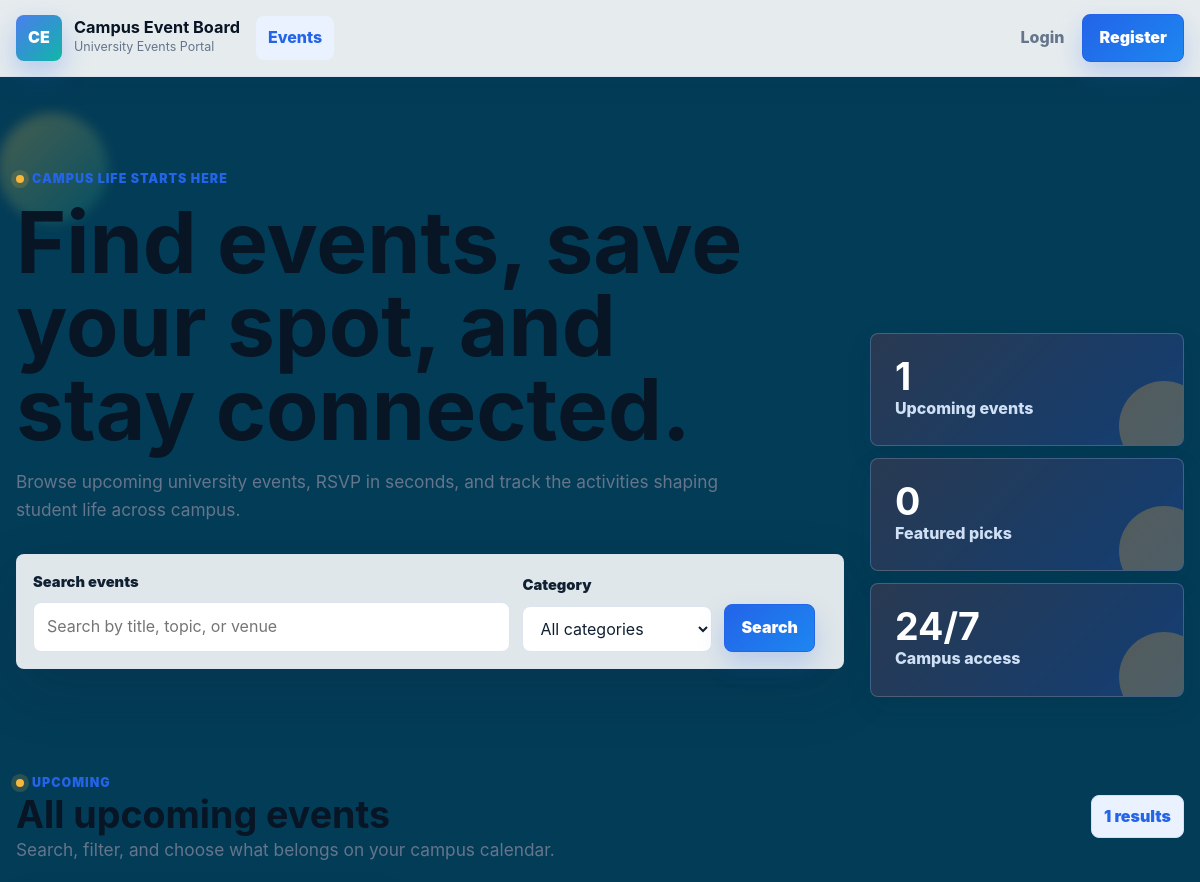
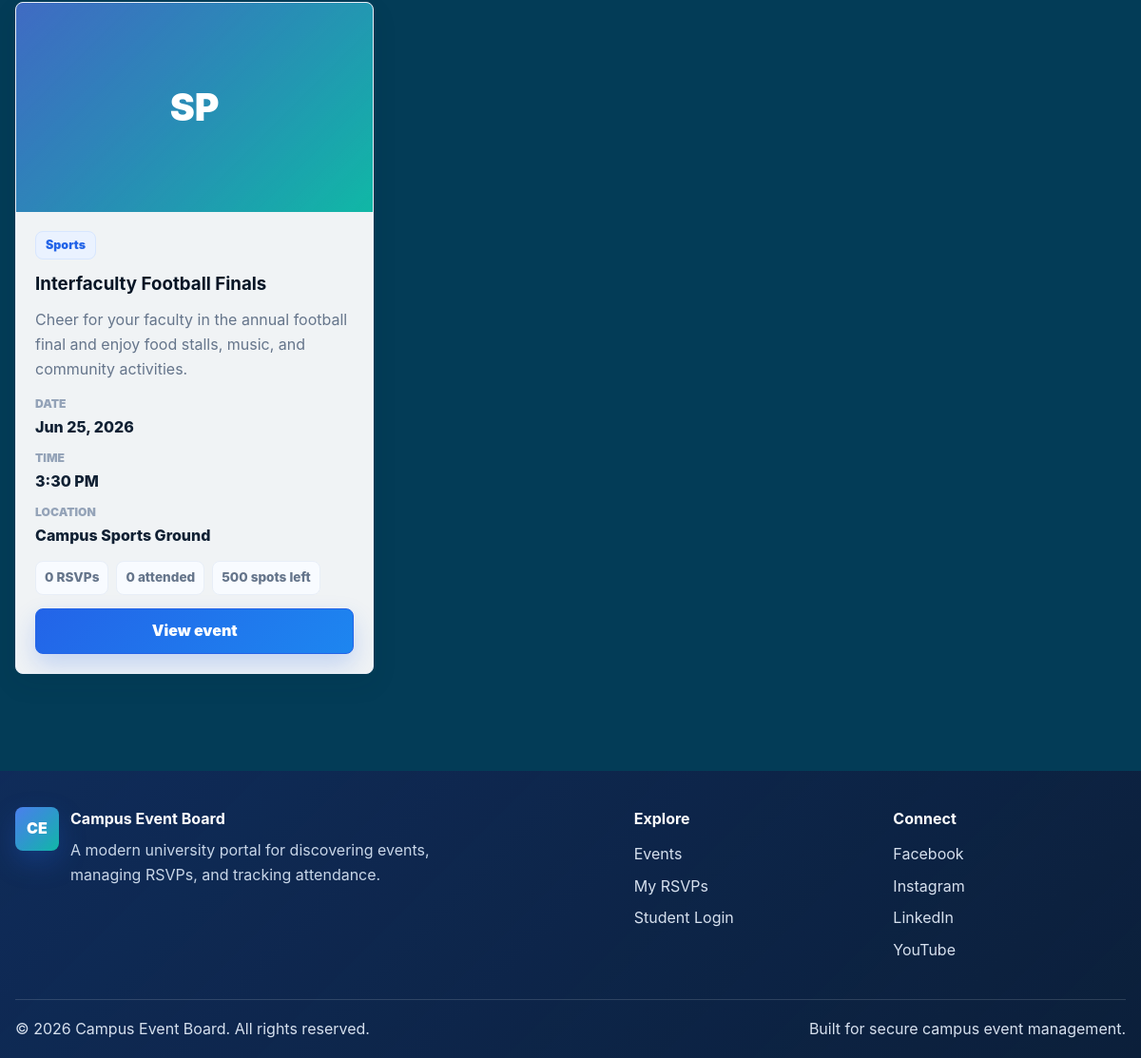
The page / on the database its author committed (2 pictures, top to bottom).
### tables this page shows
CREATE TABLE events (
    id INT UNSIGNED AUTO_INCREMENT PRIMARY KEY,
    title VARCHAR(180) NOT NULL,
    description TEXT NOT NULL,
    category VARCHAR(80) NOT NULL,
    location VARCHAR(160) NOT NULL,
    event_date DATE NOT NULL,
    event_time TIME NOT NULL,
    capacity INT UNSIGNED NOT NULL,
    image VARCHAR(255) DEFAULT NULL,
    is_featured TINYINT(1) NOT NULL DEFAULT 0,
    created_by INT UNSIGNED DEFAULT NULL,
    created_at TIMESTAMP NOT NULL DEFAULT CURRENT_TIMESTAMP,
    updated_at TIMESTAMP NULL DEFAULT NULL ON UPDATE CURRENT_TIMESTAMP,
    CONSTRAINT fk_events_created_by
        FOREIGN KEY (created_by)
        REFERENCES users(id)
        ON DELETE SET NULL
);

### index.php (the view, shortened to what this page needs)
<?php
require_once __DIR__ . '/config/db.php';
$search = trim($_GET['search'] ?? '');
$today = date('Y-m-d');
$featuredStatement = $pdo->prepare(
    'SELECT
        e.*,
        COUNT(DISTINCT CASE WHEN r.status = "going" THEN r.id END) AS rsvp_count,
        COUNT(DISTINCT a.id) AS attendance_count
     FROM events e
     LEFT JOIN rsvps r ON r.event_id = e.id
     LEFT JOIN attendance a ON a.rsvp_id = r.id
     WHERE e.is_featured = 1
        AND e.event_date >= :today
     GROUP BY e.id
     ORDER BY e.event_date ASC, e.event_time ASC
     LIMIT 3'
);
$featuredStatement->execute([
    ':today' => $today,
]);
$featuredEvents = $featuredStatement->fetchAll();
$whereClauses = ['e.event_date >= :today'];
$queryParams = [
    ':today' => $today,
];
$upcomingSql = sprintf(
    'SELECT
        e.*,
        COUNT(DISTINCT CASE WHEN r.status = "going" THEN r.id END) AS rsvp_count,
        COUNT(DISTINCT a.id) AS attendance_count
     FROM events e
     LEFT JOIN rsvps r ON r.event_id = e.id
     LEFT JOIN attendance a ON a.rsvp_id = r.id
     WHERE %s
     GROUP BY e.id
     ORDER BY e.event_date ASC, e.event_time ASC',
    implode(' AND ', $whereClauses)
);
$upcomingStatement = $pdo->prepare($upcomingSql);
$upcomingStatement->execute($queryParams);
$upcomingEvents = $upcomingStatement->fetchAll();
function renderEventCard(array $event, string $variant = ''): void
{
    $imagePath = $event['image'] ? 'assets/uploads/' . $event['image'] : '';
    $eventDate = date('M j, Y', strtotime($event['event_date']));
    $eventTime = date('g:i A', strtotime($event['event_time']));
    $capacity = (int) $event['capacity'];
    $rsvpCount = (int) $event['rsvp_count'];
    $attendanceCount = (int) $event['attendance_count'];
    $spotsLeft = max(0, $capacity - $rsvpCount);
    ?>
    <article class="event-card <?php echo htmlspecialchars($variant, ENT_QUOTES, 'UTF-8'); ?>">
        <a class="event-image" href="event.php?id=<?php echo htmlspecialchars((string) $event['id'], ENT_QUOTES, 'UTF-8'); ?>">
            <?php if ($imagePath !== ''): ?>
                <img src="<?php echo htmlspecialchars($imagePath, ENT_QUOTES, 'UTF-8'); ?>" alt="<?php echo htmlspecialchars($event['title'], ENT_QUOTES, 'UTF-8'); ?>">
            <?php else: ?>
                <div class="event-image-fallback">
                    <span><?php echo htmlspecialchars(substr($event['category'], 0, 2), ENT_QUOTES, 'UTF-8'); ?></span>
                </div>
            <?php endif; ?>
        </a>
        <div class="event-card-body">
            <div class="event-meta-row">
                <span class="badge"><?php echo htmlspecialchars($event['category'], ENT_QUOTES, 'UTF-8'); ?></span>
            </div>
            <h3>
                <a href="event.php?id=<?php echo htmlspecialchars((string) $event['id'], ENT_QUOTES, 'UTF-8'); ?>">
                    <?php echo htmlspecialchars($event['title'], ENT_QUOTES, 'UTF-8'); ?>
                </a>
            </h3>
            <p class="event-description">
                <?php echo htmlspecialchars(mb_strimwidth($event['description'], 0, 140, '...'), ENT_QUOTES, 'UTF-8'); ?>
            </p>
            <dl class="event-details">
                <div>
                    <dt>Date</dt>
                    <dd><?php echo htmlspecialchars($eventDate, ENT_QUOTES, 'UTF-8'); ?></dd>
                </div>
                <div>
                    <dt>Time</dt>
                    <dd><?php echo htmlspecialchars($eventTime, ENT_QUOTES, 'UTF-8'); ?></dd>
                </div>
                <div>
                    <dt>Location</dt>
                    <dd><?php echo htmlspecialchars($event['location'], ENT_QUOTES, 'UTF-8'); ?></dd>
                </div>
            </dl>
            <div class="event-stats" aria-label="Event attendance information">
                <span><?php echo htmlspecialchars((string) $rsvpCount, ENT_QUOTES, 'UTF-8'); ?> RSVPs</span>
                <span><?php echo htmlspecialchars((string) $attendanceCount, ENT_QUOTES, 'UTF-8'); ?> attended</span>
                <span><?php echo htmlspecialchars((string) $spotsLeft, ENT_QUOTES, 'UTF-8'); ?> spots left</span>
            </div>
            <a class="btn btn-primary event-card-action" href="event.php?id=<?php echo htmlspecialchars((string) $event['id'], ENT_QUOTES, 'UTF-8'); ?>">
                View event
            </a>
        </div>
    </article>
    <?php
}
require_once __DIR__ . '/includes/header.php';
?>
<section class="hero-section">
    <div class="hero-content">
        <span class="eyebrow">Campus life starts here</span>
        <h1>Find events, save your spot, and stay connected.</h1>
        <p>
            Browse upcoming university events, RSVP in seconds, and track the
            activities shaping student life across campus.
        </p>
        <form class="hero-search" action="index.php" method="GET" role="search">
            <div class="search-field">
                <label for="search">Search events</label>
                <input
                    type="search"
                    id="search"
                    name="search"
                    value="<?php echo htmlspecialchars($search, ENT_QUOTES, 'UTF-8'); ?>"
                    placeholder="Search by title, topic, or venue"
                >
            </div>
            <div class="search-field">
                <label for="category">Category</label>
                <select id="category" name="category">
                    <option value="">All categories</option>
                </select>
            </div>
            <button class="btn btn-primary" type="submit">Search</button>
        </form>
    </div>
    <div class="hero-panel" aria-label="Event board summary">
        <div>
            <strong><?php echo htmlspecialchars((string) count($upcomingEvents), ENT_QUOTES, 'UTF-8'); ?></strong>
            <span>Upcoming events</span>
        </div>
        <div>
            <strong><?php echo htmlspecialchars((string) count($featuredEvents), ENT_QUOTES, 'UTF-8'); ?></strong>
            <span>Featured picks</span>
        </div>
        <div>
            <strong>24/7</strong>
            <span>Campus access</span>
        </div>
    </div>
</section>
<section class="content-section">
    <div class="section-heading section-heading-row">
        <div>
            <span class="eyebrow">Upcoming</span>
            <h2>All upcoming events</h2>
            <p>Search, filter, and choose what belongs on your campus calendar.</p>
        </div>
        <span class="result-count">
            <?php echo htmlspecialchars((string) count($upcomingEvents), ENT_QUOTES, 'UTF-8'); ?> results
        </span>
    </div>
    <?php if (empty($upcomingEvents)): ?>
        <div class="empty-state">
            <h3>No events found</h3>
            <p>Try a different search term or clear your filters.</p>
            <a class="btn btn-primary" href="index.php">View all events</a>
        </div>
    <?php else: ?>
        <div class="event-grid">
            <?php foreach ($upcomingEvents as $event): ?>
                <?php renderEventCard($event); ?>
            <?php endforeach; ?>
        </div>
    <?php endif; ?>
</section>
<?php require_once __DIR__ . '/includes/footer.php'; ?>

### rows shown on the page
events: category "SP", category "Sports", title "Interfaculty Football Finals", description "Cheer for your faculty in the annual football final and enjoy food stalls, music, and community activities.", event_date "Jun 25, 2026", event_time "3:30 PM", location "Campus Sports Ground", rsvpCount "0", attendanceCount "0", capacity "500"

### other values the page prints
count($upcomingEvents) "1"
count($featuredEvents) "0"
